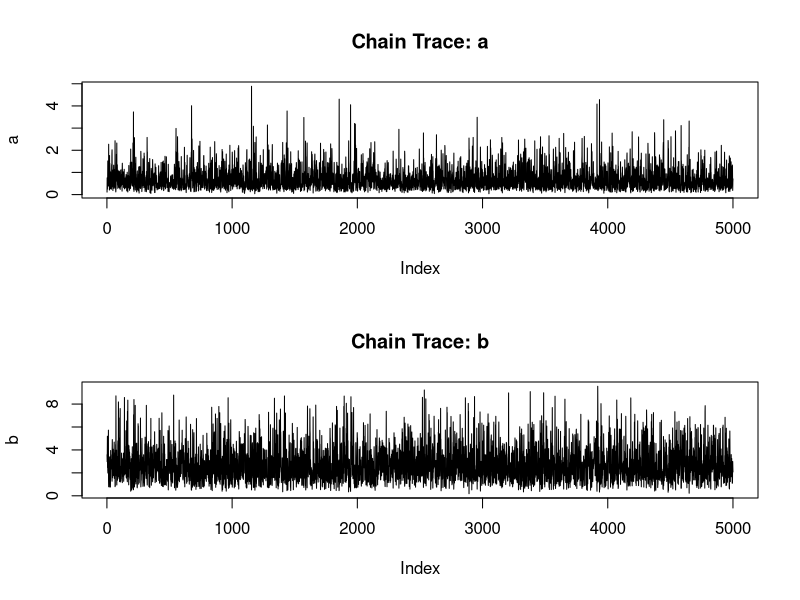

Generate this figure with R:
#MCMC Homework 3
#Problem 3
#Feb 9, 2017
#Jennifer Starling

# Joint posterior is f(a,b) \propto a^4 * b^6 * exp(-a-b-3*a*b)
# for a>0, b>0.
# Find full conditionals f(a|b) and f(b|a).
# Implement chain and evaluate I = int a*b*f(a,b) da db (posterior means).

#Set chain length and thinning/burn-in period parameters.
B=11000
burnin = 1000
thin = 2

#Initialize joint posterior samples a and b to begin chain.  
a=c(1,rep(0,B-1))
b=c(1,rep(0,B-1))

#Run chain.
for (i in 2:B){
	a[i] = rgamma(1, 5, 1+3*b[i-1])
	b[i] = rgamma(1, 7, 1+3*a[i])
}

#Burn and thin.
a = a[-c(1:burnin)]
b = b[-c(1:burnin)]

a = a[seq(1,length(a),by=thin)]
b = b[seq(1,length(b),by=thin)]

#Plot resulting Markov Chain to show stationary, along with histogram.
pdf(file='/Users/jennstarling/UTAustin/2017S_MCMC/Homework/Homework 03/Figures/1_Markov_Chain.pdf')
par(mfrow=c(2,1))
plot(a,type='l',main='Chain Trace: a')
plot(b,,type='l',main='Chain Trace: b')
dev.off()

#Calculate posterior means. (Evaluate integral.)
mean(a*b)